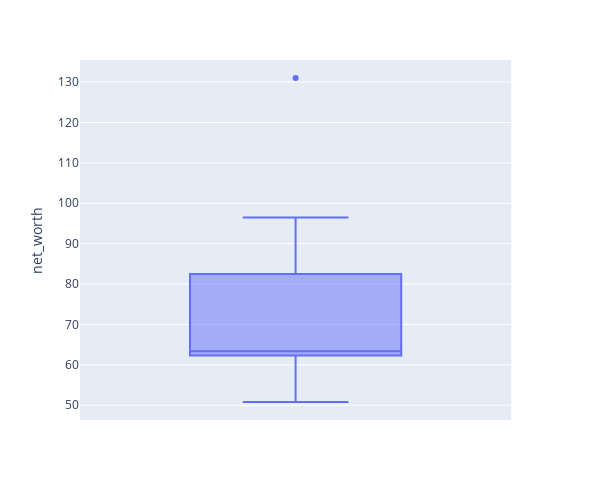

Notebook code cell kept with this figure:
### Code cell
px.box(data1,y='net_worth',height=500,width=600)

### Figure 1 — Plotly figure (JSON) as saved in the notebook; plotly's stock layout.template omitted (floating-point values rounded to 4 significant figures)
{"data": [{"alignmentgroup": "True", "hoverlabel": {"namelength": 0}, "hovertemplate": "net_worth=%{y}", "legendgroup": "", "marker": {"color": "#636efa"}, "name": "", "notched": false, "offsetgroup": "", "orientation": "v", "showlegend": false, "type": "box", "x0": " ", "xaxis": "x", "y": [131, 96.5, 82.5, 76, 64, 62.7, 62.5, 62.3, 55.5, 50.8], "y0": " ", "yaxis": "y"}], "layout": {"boxmode": "group", "height": 500, "legend": {"tracegroupgap": 0}, "margin": {"t": 60}, "width": 600, "xaxis": {"anchor": "y", "domain": [0, 0.98]}, "yaxis": {"anchor": "x", "domain": [0, 1], "title": {"text": "net_worth"}}}}
